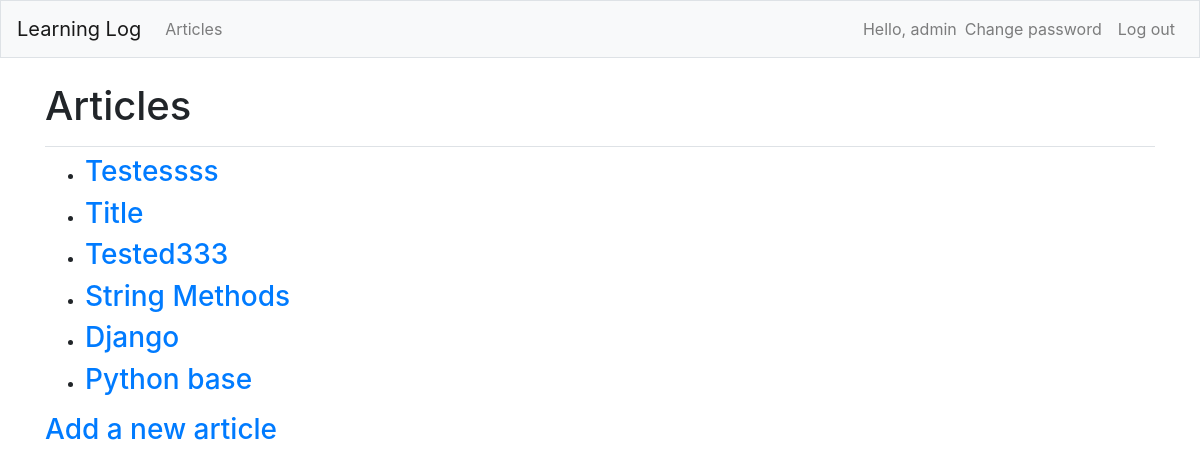
/articles/ (signed in), run on an earlier commit of the app's database.
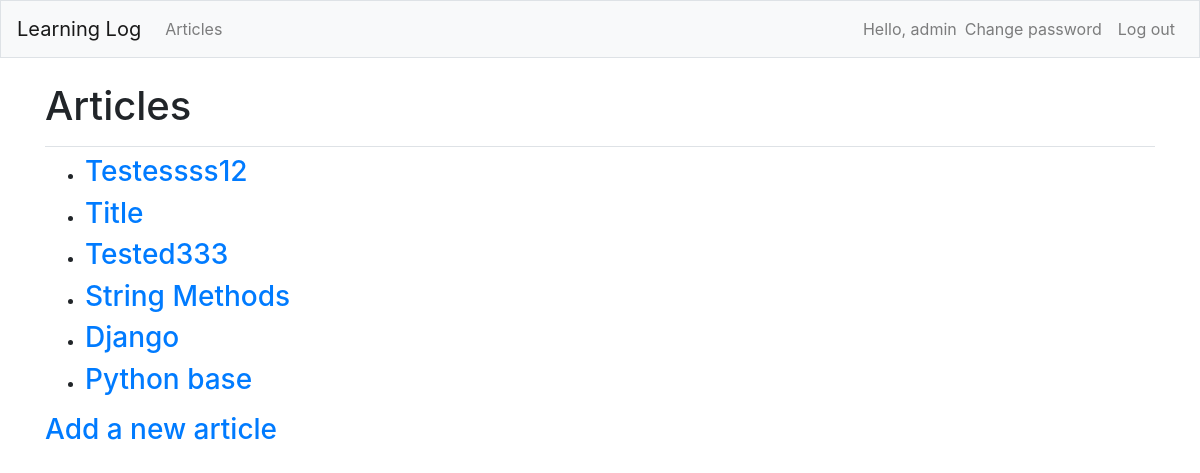
And on a later commit of the database.
### articles/models.py (models this page shows, shortened)
class Article(models.Model):
    title = models.CharField(max_length=255)
    body = models.TextField()
    date = models.DateTimeField(auto_now_add=True)
    author = models.ForeignKey(get_user_model(), on_delete=models.CASCADE,)
    class Meta:
        ordering = ['-date']
    def __str__(self):
        return self.title

### articles/views.py (the view)
# urls.py: path('', ArticleListView.as_view(), name='article_list'),
class ArticleListView(LoginRequiredMixin, ListView):
    model = Article
    template_name = 'article_list.html'
    login_url = 'login'

### templates/article_list.html (shortened to what this page needs)
{% extends 'base.html' %}
{% load bootstrap4 %}
{% block page_header %}
    <h1>Articles</h1>
{% endblock page_header %}
{% block content %}
<ul>
    {% for article in object_list %}
        <li><h3>
            <a href="{% url 'article_detail' article.pk%}">{{ article }}</a>
        </h3></li>
    {% empty %}
        <li><h3>No article have been added yet.</h3></li>
    {% endfor %}
</ul>
<h3><a href="{% url 'article_new' %}">Add a new article</h3></a>
{% endblock %}

What changed in the data, as far as the page shows it:
changed Article: title "Testessss" → "Testessss12"
